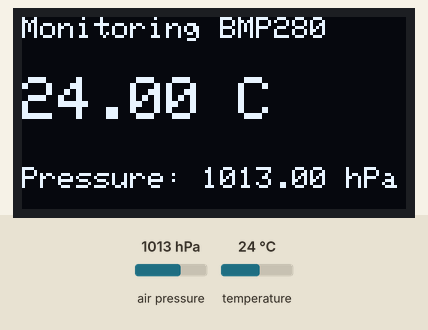
Bench run of a sketch on a simulated ESP32. On the bench: 128×64 one-colour display. Inputs (shaded band) come from the test bench; at power-on: air pressure 1013 hPa, temperature 24 °C. What the sketch prints to the serial monitor is not drawn.

Above: at 2.8 s.
2.9 s: air pressure set to 952 hPa
At 5.0 s:
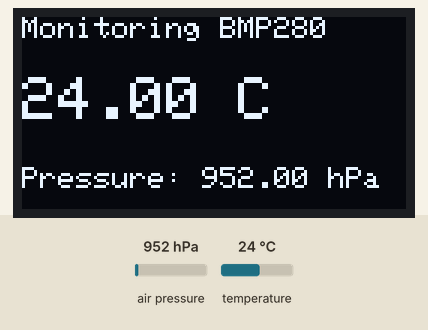
5.6 s: temperature set to 12 °C
At 7.6 s:
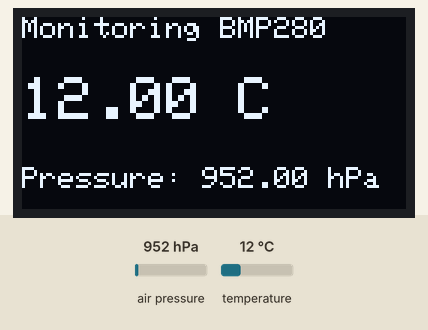
8.3 s: air pressure set to 975 hPa
At 11.3 s:
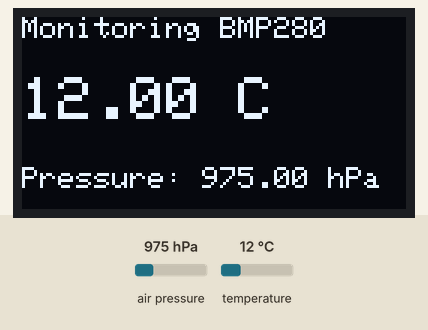
11.6 s: temperature set to 19 °C
At 12.8 s:
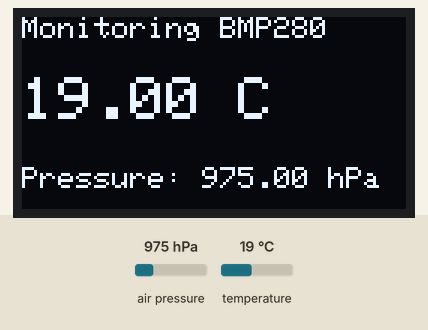
Timing chart, 0 to 14.6 s (numbered marks = the images above; inputs shaded):
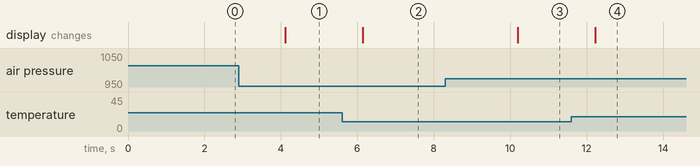

The sketch:

OLED_BMP280.ino
```cpp
#include <Wire.h>
#include <Adafruit_GFX.h>
#include <Adafruit_SSD1306.h>
#include <Adafruit_BMP280.h>

#define SCREEN_WIDTH 128
#define SCREEN_HEIGHT 64

// I2C OLED
Adafruit_SSD1306 display(SCREEN_WIDTH, SCREEN_HEIGHT, &Wire, -1);

// BMP280
Adafruit_BMP280 bmp;

void setup() {
  Serial.begin(115200);

  // Inisialisasi I2C
  Wire.begin(21, 22);

  // Inisialisasi OLED
  if (!display.begin(SSD1306_SWITCHCAPVCC, 0x3C)) {
    Serial.println("OLED gagal ditemukan");
    while (1);
  }

  // Inisialisasi BMP280
  if (!bmp.begin(0x76)) {
    Serial.println("BMP280 tidak ditemukan!");
    while (1);
  }

  display.clearDisplay();
  display.setTextSize(1);
  display.setTextColor(WHITE);
}

void loop() {
  float temperature = bmp.readTemperature();
  float pressure = bmp.readPressure() / 100.0F; // hPa

  Serial.print("Suhu: ");
  Serial.print(temperature);
  Serial.println(" °C");

  Serial.print("Tekanan: ");
  Serial.print(pressure);
  Serial.println(" hPa");

  display.clearDisplay();

  display.setTextSize(1);
  display.setCursor(0,0);
  display.println("Monitoring BMP280");

  display.setTextSize(2);
  display.setCursor(0,20);
  display.print(temperature);
  display.println(" C");

  display.setTextSize(1);
  display.setCursor(0,50);
  display.print("Pressure: ");
  display.print(pressure);
  display.println(" hPa");

  display.display();

  delay(2000);
}
```

Measured:
- after the input at 2.9 s, the display: changes after 1.2 s (image 1)
- after the input at 5.6 s, the display: changes after 0.54 s (image 2)
- after the input at 8.3 s, the display: changes after 1.9 s (image 3)
- after the input at 11.6 s, the display: changes after 0.63 s (image 4)
